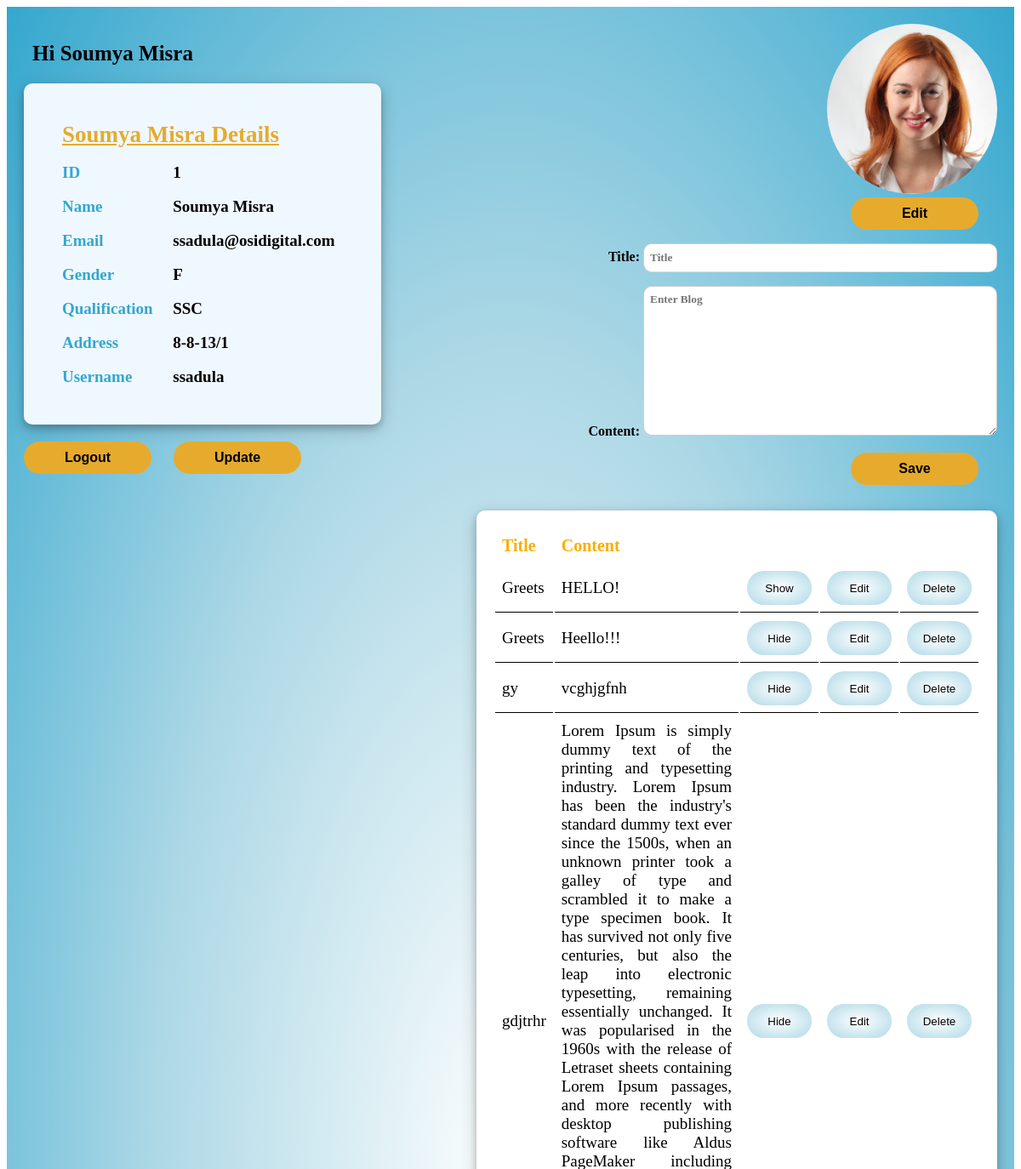
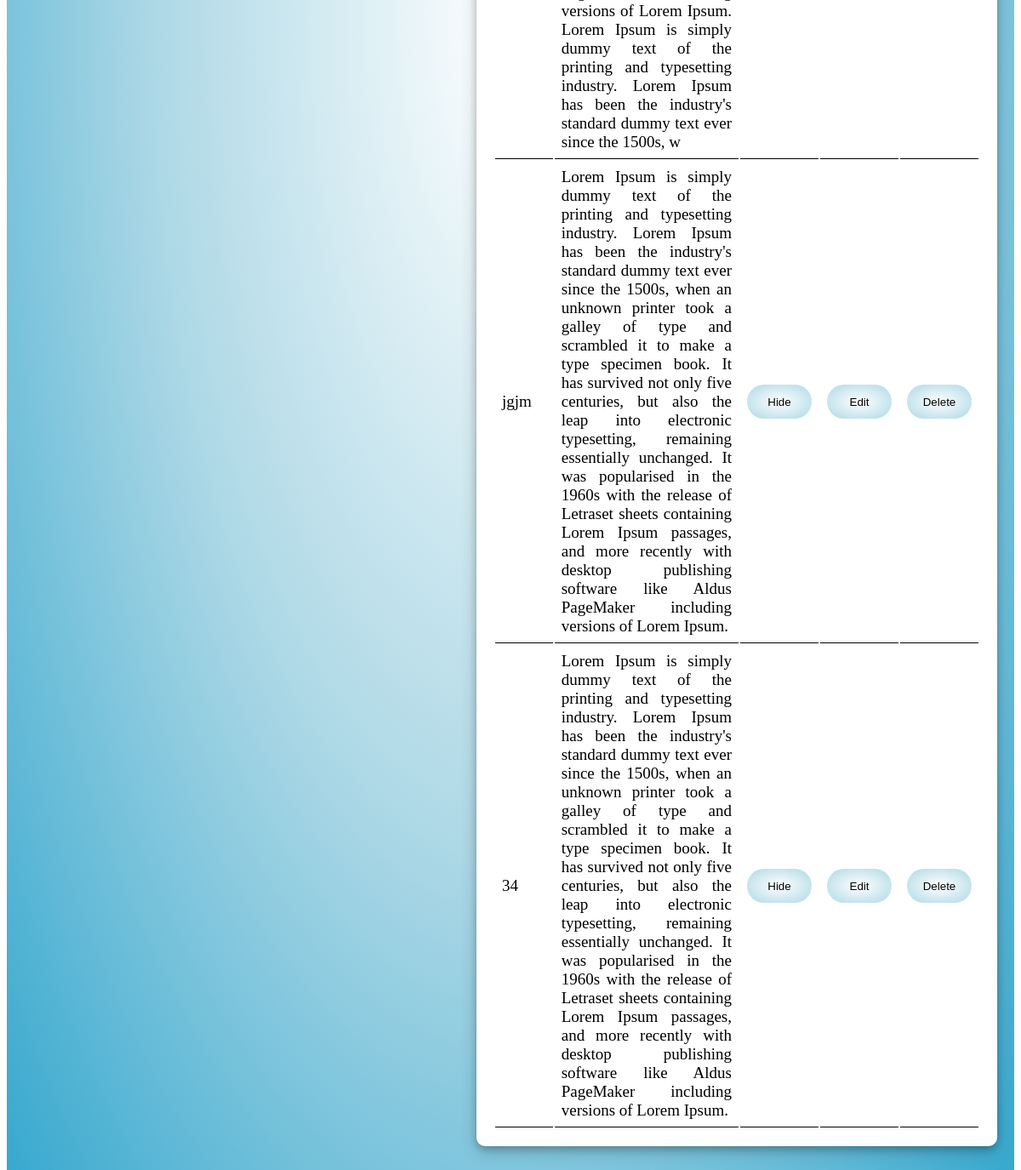
Screenshot of /app/home/details/1/ with the database file from the repository (2 pictures, top to bottom).
### student_management_app/models.py (models this page shows)
class User(models.Model):
    name=models.CharField(max_length=50)
    email=models.EmailField(unique=True)
    gender=models.CharField(max_length=6)
    phoneNumber=models.BigIntegerField(max_length=10)
    Qualification = models.CharField(max_length=20)
    Address = models.TextField(max_length=120)
    username = models.CharField(max_length=30,unique=True)
    password=models.CharField(max_length=100)
    image = models.ImageField(upload_to='images',default="C:/Users/ssadula/Pictures/StudentManagamentProject/media/images/p1.png")

class BlogPost(models.Model):
    title = models.CharField(max_length=200)
    content = models.TextField()
    author = models.ForeignKey(User, on_delete=models.CASCADE)
    status = models.BooleanField(default=True)

### student_management_app/views.py (the view)
# urls.py: path('home/details/<int:id>/',views.UserDetails),
def UserDetails(request,id):
    user = User.objects.get(id=id)
    blogOfUser = BlogPost.objects.filter(author_id = user)
    context = {
        'user' : user,
        'blog' : BlogPostForm(),
        'blogs' : blogOfUser,
    }
    if request.method == 'POST':
        title = request.POST.get('title')
        content = request.POST.get('content')
        post = BlogPost(title=title, content=content, author=user)
        post.save()
    return render(request,"UserPage.html",context)

### student_management_app/forms.py
class BlogPostForm(forms.ModelForm):
    class Meta:
        model = BlogPost
        fields = ['title','content']
        widgets = {
            'title': TextInput(attrs={
                'class': "form-control",
                'style': 'width: 400px;height: 18px;padding: 7px;border-radius: 10px;border-width: 1px;border-color: rgba(0, 0, 0, 0.2);font-family: Georgia;font-weight:bold;',
                'placeholder': 'Title'
                }),
            'content':  Textarea(attrs={
                'rows' : 10,
                'cols' : 50,
                'style': 'width: 400px;padding: 7px;border-radius: 10px;border-width: 1px;border-color: rgba(0, 0, 0, 0.2);font-family: Georgia;font-weight:bold;',
                'placeholder': 'Enter Blog'
                }),
            }

### student_management_app/Templates/UserPage.html (shortened to what this page needs)
<!DOCTYPE html>
<html lang="en">
<head>
</head>
<body>
    <div class="whole-page">
        <div class="page-container">
            <div class="left-container">
                <div class="top">
                    <h2>Hi {{ user.name}}</h2>
                </div>
                <table class="table-style">
                    <tr>
                        <th class="colms" id="userheading" colspan="2">{{user.name}} Details</th>
                    </tr>
                    <tr>
                        <td class="colms">ID</td>
                        <td class="result">{{user.id}}</td>
                    </tr>
                    <tr>
                        <td class="colms">Name</td>
                        <td class="result">{{user.name}}</td>
                    </tr>
                    <tr>
                        <td class="colms">Email</td>
                        <td class="result">{{user.email}}</td>
                    </tr>
                    <tr>
                        <td class="colms">Gender</td>
                        <td class="result">{{user.gender}}</td>
                    </tr>
                    <tr>
                        <td class="colms">Qualification</td>
                        <td class="result">{{user.Qualification}}</td>
                    </tr>
                    <tr>
                        <td class="colms">Address</td>
                        <td class="result">{{user.Address}}</td>
                    </tr>
                    <tr>
                        <td class="colms">Username</td>
                        <td class="result">{{user.username}}</td>
                    </tr>
                </table>
                <div class="btns">
                    <button type="submit" class="save-btn"><a href="http://127.0.0.1:8000/app/Home/">Logout</a></button>
                    <button type="submit" class="save-btn"><a href="http://127.0.0.1:8000/app/Home/register/{{user.id}}">Update</a></button>
                </div>
            </div>
            <div class="right-container">
                <div>
                    <img src="{{ user.image.url }}" class="profile-img"><br>
                    <button type="submit" class="save-btn"><a href="editprofilepic/">Edit</a></button>
                </div>
                <div class="blog-form">
                    <form action="" method="post">
                        {{blog.as_p}}
                        <div>
                            <button type="submit" class="save-btn" >Save</button>
                        </div>
                    </form>
                </div>
                <div class="blog-container">
                    {% if not blogs %}
                    <h3>No Blogs to display</h3>
                    {% else  %}
                    <table>
                        <tr>
                            <th class="blog-table-th">Title</th>
                            <th class="blog-table-th">Content</th>
                            <th class="blog-table-th"></th>
                        </tr>
                        {%for blog in blogs%}
                        <tr>
                            <td class="blog-td">{{blog.title}}</td>
                            <td class="blog-td">{{blog.content}}</td>
                            <td class="blog-td">
                                <button class="logout-button get-detail" onclick="displayShoworHide('{{blog.status}}','{{blog.title}}')">
                                <a href="blogstatus/{{blog.id}}/">{% if blog.status == 1 %} Hide {% else %} Show {% endif %} </a>
                            </button></td>
                            <td class="blog-td">
                                <button class="logout-button get-detail">
                                    <a href="http://127.0.0.1:8000/app/home/details/{{blog.id}}/editblogcontent/">Edit</a>
                                </button>
                            </td>
                            <td class="blog-td">
                                <button class="logout-button get-detail">
                                    <a href="http://127.0.0.1:8000/app/home/details/{{blog.id}}/deleteblogcontent/">Delete</a>
                                </button>
                            </td>
                        </tr>
                        {%endfor%}
                    </table>
                    {% endif %}
                </div>
        </div>
    </div>
</body>
</html>

### student_management_app/Templates/UserPage.html (style rules this page uses)
body { min-height: 100vh; }
.whole-page { margin: 0px; padding: 20px; background-image: radial-gradient(white,lightblue,rgb(52, 167, 206)); min-height: 100vh; font-family: Georgia, 'Times New Roman', Times, serif; box-sizing: border-box; }
a { text-decoration: none; color: black; }
.logout-button { background-image: radial-gradient(white,lightblue); width: 150px; height: 38px; text-align: center; border-width: 0px; border-radius: 20px; }
h2 { color: black; margin-left: 10px; font-size: 25px; }
.table-style { top: 70px; border-radius: 10px; background-color: aliceblue; height: fit-content; padding: 35px; box-shadow: 0 4px 8px 0 rgba(0, 0, 0, 0.2), 0 6px 20px 0 rgba(0, 0, 0, 0.19); margin-bottom: 20px; }
td { font-size: 19px; padding: 8px; }
.colms { font-family: Georgia, 'Times New Roman', Times, serif; color: rgb(52, 167, 206); font-weight: bold; font-size: 19px; width: fit-content; }
.result { font-weight: bold; font-size: 19px; }
th { text-align: left; padding: 8px; text-decoration: underline; }
#userheading { font-size: 27px; color: rgb(230, 171, 45); }
.blog-container { width: 50%; margin-top: 30px; background-color: white; margin-bottom: 50px; padding: 20px; box-shadow: 0 4px 8px 0 rgba(0, 0, 0, 0.2), 0 6px 20px 0 rgba(0, 0, 0, 0.19); border-radius: 10px; text-align: left; }
.profile-img { width: 200px; height: 200px; border-radius: 150px; }
.page-container { width: 100%; display: flex; flex-direction: row; justify-content: space-between; }
.blog-form { font-weight: bold; }
.save-btn { background-color: rgb(230, 171, 45); width: 150px; height: 38px; text-align: center; border-width: 0px; border-radius: 20px; margin-right: 22px; font-weight: 600; font-size: 16px; }
.left-container { display: flex; width: 35%; flex-direction: column; position: fixed; }
.blog-td { border-bottom: 1px solid black; text-align: justify; }
.blog-table-th { text-decoration: none; color: rgb(250, 173, 6); font-weight: bolder; font-size: 20px; }
.get-detail { width: 76px; height: 40px; }
.right-container { width: 100%; text-align: right; display: flex; flex-direction: column; justify-content: end; align-items: flex-end; }

### rows the page displays
User: name "Soumya Misra", id "1", email "ssadula@osidigital.com", gender "F", Qualification "SSC", Address "8-8-13/1", username "ssadula", image (picture)
BlogPost: title "Greets", content "HELLO!", status "Show"
BlogPost: title "Greets", content "Heello!!!", status "Hide"
BlogPost: title "gy", content "vcghjgfnh", status "Hide"
BlogPost: title "gdjtrhr", content "Lorem Ipsum is simply dummy text of the printing and typesetting industry. Lorem Ipsum has been the industry's standard dummy text ever since the 1500s, when an unknown printer took a galley of type and scrambled it to make a type specimen book. It has survived not only five centuries, but also the leap into electronic typesetting, remaining essentially unchanged. It was popularised in the 1960s with the release of Letraset sheets containing Lorem Ipsum passages, and more recently with desktop publishing software like Aldus PageMaker including versions of Lorem Ipsum. Lorem Ipsum is simply dummy text of the printing and typesetting industry. Lorem Ipsum has been the industry's standard…", status "Hide"
BlogPost: title "jgjm", content "Lorem Ipsum is simply dummy text of the printing and typesetting industry. Lorem Ipsum has been the industry's standard dummy text ever since the 1500s, when an unknown printer took a galley of type and scrambled it to make a type specimen book. It has survived not only five centuries, but also the leap into electronic typesetting, remaining essentially unchanged. It was popularised in the 1960s with the release of Letraset sheets containing Lorem Ipsum passages, and more recently with desktop publishing software like Aldus PageMaker including versions of Lorem Ipsum.", status "Hide"
BlogPost: title "34", content "Lorem Ipsum is simply dummy text of the printing and typesetting industry. Lorem Ipsum has been the industry's standard dummy text ever since the 1500s, when an unknown printer took a galley of type and scrambled it to make a type specimen book. It has survived not only five centuries, but also the leap into electronic typesetting, remaining essentially unchanged. It was popularised in the 1960s with the release of Letraset sheets containing Lorem Ipsum passages, and more recently with desktop publishing software like Aldus PageMaker including versions of Lorem Ipsum.", status "Hide"
